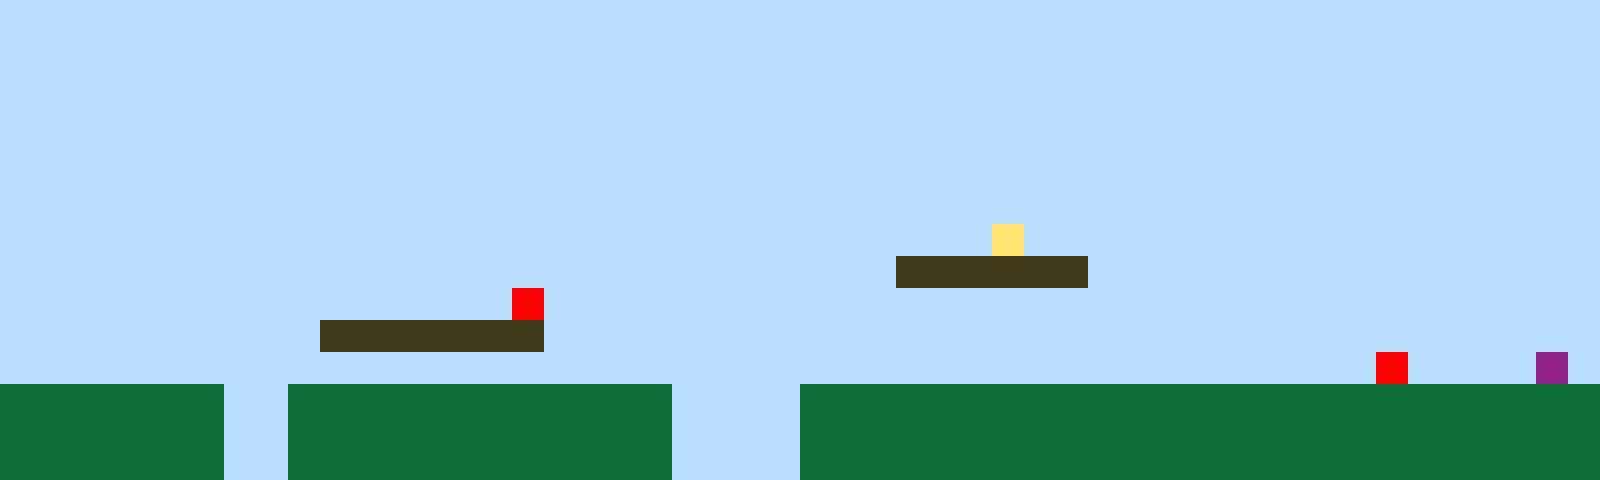

This game map was drawn from its Tiled (.tmx) file and the tilesets committed beside it. A one-line description and the full map source follow:
An orthogonal 50x15 tile map with 32x32 px tiles, 1 tile layer (Tile Layer 1).

<map version="1.10" tiledversion="1.11.2" orientation="orthogonal" renderorder="right-up" width="50" height="15" tilewidth="32" tileheight="32" infinite="0" nextlayerid="2" nextobjectid="1"><editorsettings><export target="map1.csv" format="csv" /></editorsettings><tileset firstgid="1" name="sprites" tilewidth="32" tileheight="32" tilecount="6" columns="3"><image source="sprites.png" width="96" height="64" /></tileset><layer id="1" name="Tile Layer 1" width="50" height="15"><data encoding="csv">1,1,1,1,1,1,1,1,1,1,1,1,1,1,1,1,1,1,1,1,1,1,1,1,1,1,1,1,1,1,1,1,1,1,1,1,1,1,1,1,1,1,1,1,1,1,1,1,1,1,1,1,1,1,1,1,1,1,1,1,1,1,1,1,1,1,1,1,1,1,1,1,1,1,1,1,1,1,1,1,1,1,1,1,1,1,1,1,1,1,1,1,1,1,1,1,1,1,1,1,1,1,1,1,1,1,1,1,1,1,1,1,1,1,1,1,1,1,1,1,1,1,1,1,1,1,1,1,1,1,1,1,1,1,1,1,1,1,1,1,1,1,1,1,1,1,1,1,1,1,1,1,1,1,1,1,1,1,1,1,1,1,1,1,1,1,1,1,1,1,1,1,1,1,1,1,1,1,1,1,1,1,1,1,1,1,1,1,1,1,1,1,1,1,1,1,1,1,1,1,1,1,1,1,1,1,1,1,1,1,1,1,1,1,1,1,1,1,1,1,1,1,1,1,1,1,1,1,1,1,1,1,1,1,1,1,1,1,1,1,1,1,1,1,1,1,1,1,1,1,1,1,1,1,1,1,1,1,1,1,1,1,1,1,1,1,1,1,1,1,1,1,1,1,1,1,1,1,1,1,1,1,1,1,1,1,1,1,1,1,1,1,1,1,1,1,1,1,1,1,1,1,1,1,1,1,1,1,1,1,1,1,1,1,1,1,1,1,1,1,1,1,1,1,1,1,1,1,1,1,1,1,1,1,1,1,1,1,1,1,1,1,1,1,1,1,1,1,1,1,1,1,1,1,1,1,1,1,1,1,1,1,1,1,1,1,1,1,1,1,1,1,1,1,1,1,1,1,1,1,1,4,1,1,1,1,1,1,1,1,1,1,1,1,1,1,1,1,1,1,1,1,1,1,1,1,1,1,1,1,1,1,1,1,1,1,1,1,1,1,1,1,1,1,1,1,1,1,3,3,3,3,3,3,1,1,1,1,1,1,1,1,1,1,1,1,1,1,1,1,1,1,1,1,1,1,1,1,1,1,1,1,1,1,1,1,5,1,1,1,1,1,1,1,1,1,1,1,1,1,1,1,1,1,1,1,1,1,1,1,1,1,1,1,1,1,1,1,1,1,1,1,1,1,1,1,1,1,1,1,3,3,3,3,3,3,3,1,1,1,1,1,1,1,1,1,1,1,1,1,1,1,1,1,1,1,1,1,1,1,1,1,1,1,1,1,1,1,1,1,1,1,1,1,1,1,1,1,1,1,1,1,1,1,1,1,1,1,1,1,1,1,1,1,1,1,1,1,1,1,1,1,1,1,1,1,1,1,1,1,1,1,1,5,1,1,1,1,6,1,2,2,2,2,2,2,2,1,1,2,2,2,2,2,2,2,2,2,2,2,2,1,1,1,1,2,2,2,2,2,2,2,2,2,2,2,2,2,2,2,2,2,2,2,2,2,2,2,2,2,2,2,2,2,2,2,2,1,1,2,2,2,2,2,2,2,2,2,2,2,2,1,1,1,1,2,2,2,2,2,2,2,2,2,2,2,2,2,2,2,2,2,2,2,2,2,2,2,2,2,2,2,2,2,2,2,2,1,1,2,2,2,2,2,2,2,2,2,2,2,2,1,1,1,1,2,2,2,2,2,2,2,2,2,2,2,2,2,2,2,2,2,2,2,2,2,2,2,2,2</data></layer></map>
